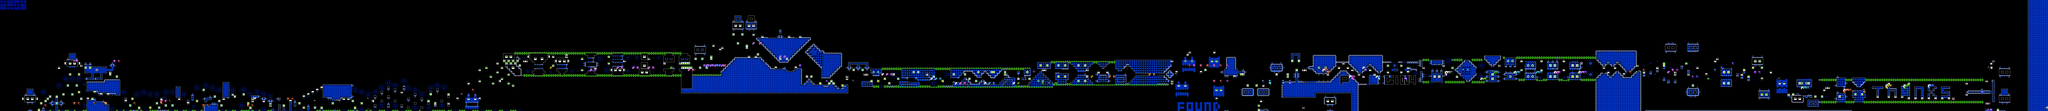

This game map was drawn from its Tiled (.tmx) file and the tilesets committed beside it. A one-line description and the trimmed map source follow:
An orthogonal 920x50 tile map with 16x16 px tiles, 2 tile layers (SP, ...), 2 tilesets, 2 image layers.

<map version="1.10" tiledversion="1.11.2" orientation="orthogonal" renderorder="right-down" width="920" height="50" tilewidth="16" tileheight="16" infinite="0" nextlayerid="5" nextobjectid="1">
 <editorsettings>
  <chunksize width="16" height="27" />
  <export target="../LEVELS/LEVEL DATA/pgclubstep.csv" format="csv" />
 </editorsettings>
 <tileset firstgid="1" name="famidash" tilewidth="16" tileheight="16" tilecount="256" columns="16">
  <image source="../../../GRAPHICS/famidash.bmp" width="256" height="256" />
 </tileset>
 <tileset firstgid="257" name="sprites" tilewidth="16" tileheight="16" tilecount="256" columns="16">
  <image source="../../../GRAPHICS/sprites.png" width="256" height="256" />
 </tileset>
 <imagelayer id="3" name="Image Layer 1" parallaxx="0.9" parallaxy="0.9" repeatx="1" repeaty="1">
  <image source="../../../GRAPHICS/Old/parallax Blue.bmp" width="144" height="72" />
 </imagelayer>
 <imagelayer id="4" name="Image Layer 2" offsetx="0" offsety="800" repeatx="1">
  <image source="../../../GRAPHICS/ground.bmp" width="64" height="128" />
 </imagelayer>
 <layer id="1" width="920" height="50">
  <data>[46000 cells, 46000 non-empty, 109 distinct tile ids]</data>
 </layer>
 <layer id="2" name="SP" width="920" height="50">
  <data>[46000 cells, 568 non-empty, 90 distinct tile ids]</data>
 </layer>
</map>
